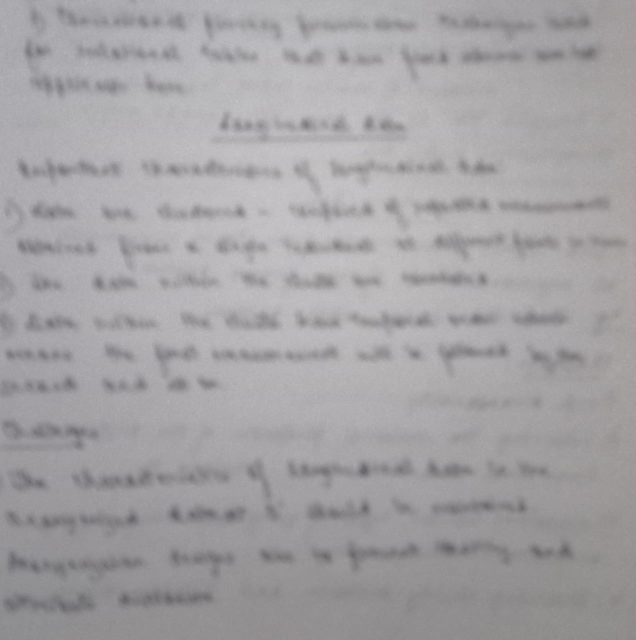
#> input picture sample1.jpeg, 1271 x 1280 px (shown at 1/2 size)
$ jupyter execute Untitled.ipynb
#> lines starting #> are read from the running program, lines starting #| are printed output that depends on the picture
[cell 1]
import numpy
from PIL import Image

[cell 2]
def median_filter(data, filter_size):
    temp = []
    indexer = filter_size // 2
    data_final = []
    data_final = numpy.zeros((len(data),len(data[0])))
    for i in range(len(data)):

        for j in range(len(data[0])):

            for z in range(filter_size):
                if i + z - indexer < 0 or i + z - indexer > len(data) - 1:
                    for c in range(filter_size):
                        temp.append(0)
                else:
                    if j + z - indexer < 0 or j + indexer > len(data[0]) - 1:
                        temp.append(0)
                    else:
                        for k in range(filter_size):
                            temp.append(data[i + z - indexer][j + k - indexer])

            temp.sort()
            data_final[i][j] = temp[len(temp) // 2]
            temp = []
    return data_final

[cell 3]
def main():
    img = Image.open("sample1.jpeg").convert("L")
    arr = numpy.array(img)
    removed_noise = median_filter(arr, 3)
#> in median_filter, `data_final = numpy.zeros((len(data),len(data[0])))`: data_final: shape (1280, 1271) float64; every value is 0
    img = Image.fromarray(removed_noise)
#> img: PIL image 1271x1280 F
    img.show()


main()

[cell 4]
from PIL import Image

[cell 5]
# Method to process the red band of the image

def normalizeRed(intensity):
    iI      = intensity
    minI    = 86
    maxI    = 230
    minO    = 0
    maxO    = 255
    iO      = (iI-minI)*(((maxO-minO)/(maxI-minI))+minO)
    return iO

# Method to process the green band of the image

def normalizeGreen(intensity):
    iI      = intensity
    minI    = 90
    maxI    = 225
    minO    = 0
    maxO    = 255
    iO      = (iI-minI)*(((maxO-minO)/(maxI-minI))+minO)
    return iO


# Method to process the blue band of the image

def normalizeBlue(intensity):
    iI      = intensity
    minI    = 100
    maxI    = 210
    minO    = 0
    maxO    = 255
    iO      = (iI-minI)*(((maxO-minO)/(maxI-minI))+minO)
    return iO

# Create an image object
imageObject     = Image.open("sample1.jpeg")
#> imageObject is the input picture: PIL image 1271x1280 RGB; mean R, G, B 164.1, 162.1, 164.5
# Split the red, green and blue bands from the Image
multiBands      = imageObject.split()
# Apply point operations that does contrast stretching on each color band

normalizedRedBand      = multiBands[0].point(normalizeRed)
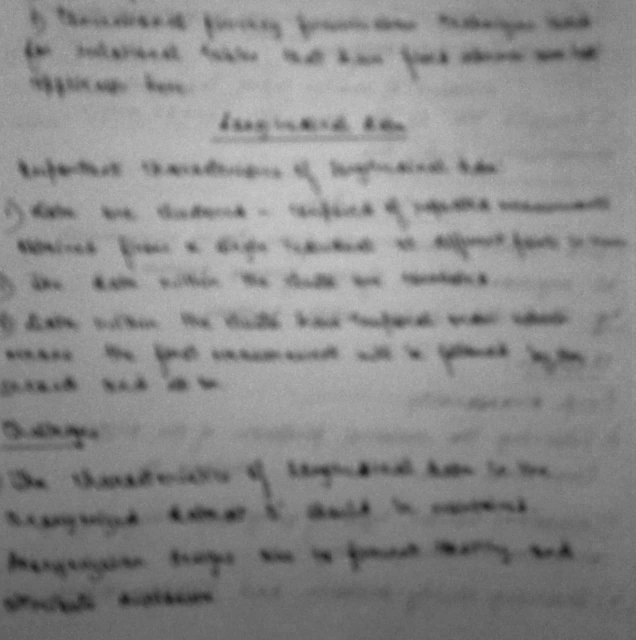
#> normalizedRedBand: PIL image 1271x1280 L (shown at 1/2 size); min 27, max 204, mean 138.3
normalizedGreenBand    = multiBands[1].point(normalizeGreen)
normalizedBlueBand     = multiBands[2].point(normalizeBlue)
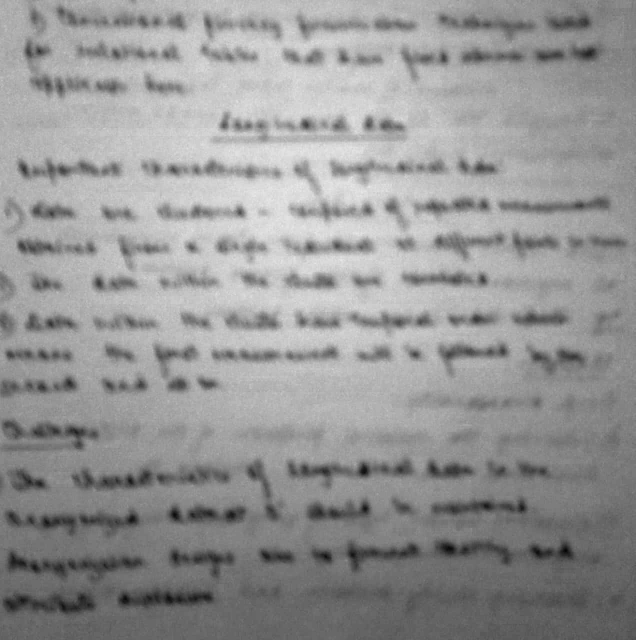
#> normalizedBlueBand: PIL image 1271x1280 L (shown at 1/2 size); min 2, max 236, mean 149.5
# Create a new image from the contrast stretched red, green and blue brands
normalizedImage = Image.merge("RGB", (normalizedRedBand, normalizedGreenBand, normalizedBlueBand))
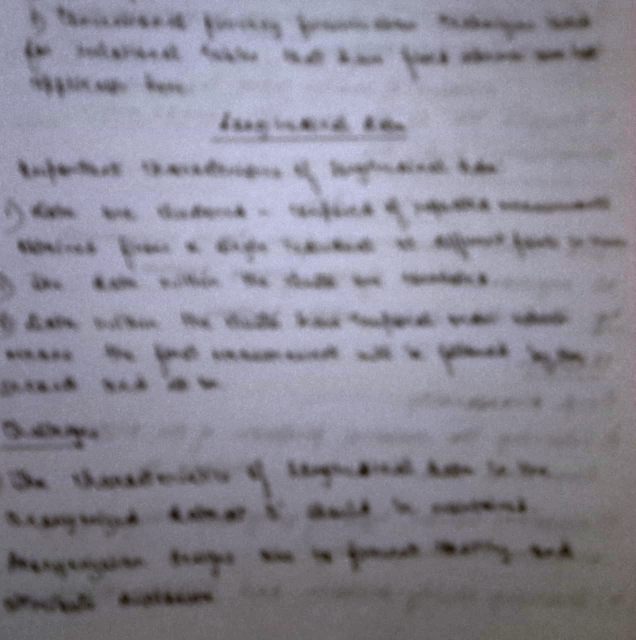
#> normalizedImage: PIL image 1271x1280 RGB (shown at 1/2 size); mean R, G, B 138.3, 136.3, 149.5
# Display the image before contrast stretching
imageObject.show()
# Display the image after contrast stretching
normalizedImage.show()
